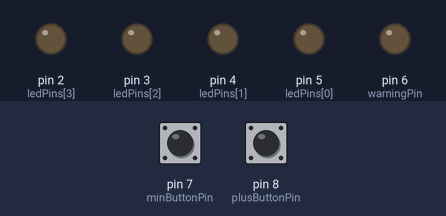
This sketch was run on a simulated Arduino Uno, built with avr-gcc and run on an emulated ATmega328P. On the bench: output pins drawn as LEDs (lit = HIGH). Inputs (shaded band) come from the test bench; at power-on: pin 7 (minButtonPin) LOW, pin 8 (plusButtonPin) LOW. What the sketch prints to the serial monitor is not drawn.

Above: at 1.2 s.
1.3 s: pin 7 (minButtonPin) pulled HIGH for 0.15 s
At 2.4 s:
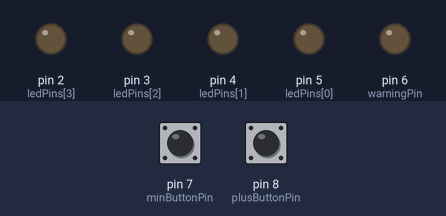
2.9 s: pin 8 (plusButtonPin) pulled HIGH for 3.2 s
At 4.1 s:
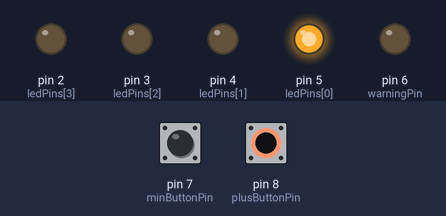
7.6 s: pin 8 (plusButtonPin) pulled HIGH for 0.15 s
At 8.8 s:
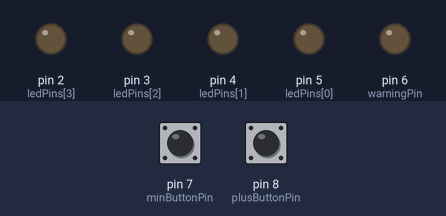
9.2 s: pin 8 (plusButtonPin) pulled HIGH for 1 s
At 10.3 s:
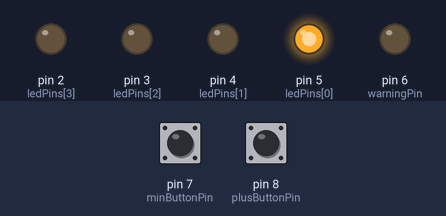
Timing chart, 0 to 12.2 s (numbered marks = the images above; inputs shaded):
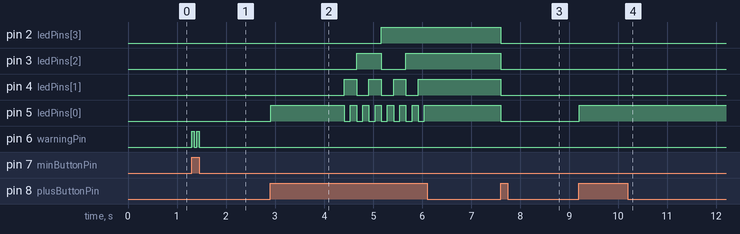

The sketch:

binaryCounter.ino
```cpp
//pin assignments
const int ledPins[4] = {5,4,3,2};
const int warningPin = 6;
const int plusButtonPin = 8;
const int minButtonPin = 7;

//misc variable declaration
int decCounter = 0;
bool down1 = false;
bool down2 = false;
int plusButtonState = 0;
int minButtonState = 0;
bool binCounter[4];
int temp = decCounter;
int index = 0;
const int holdTime = 1500;

bool plusHold = false;
unsigned long plusTime1;
unsigned long plusTime2;

bool minHold = false;
unsigned long minTime1;
unsigned long minTime2;

void setZero(){ //reset LEDs
  for (int i = 0; i < 4; i++) {
    binCounter[i] = 0;
  }
}

void updateCounter(){ //update LEDs based on decCounter
  setZero();

  temp = decCounter;
  index = 0;
  while (temp>0){
    binCounter[index] = temp%2;
    temp /= 2;
    index++;
  }
  for (int i = 0;i<4;i++){
    digitalWrite(ledPins[i], binCounter[i] ? HIGH : LOW);
  }
}

void minCounter(){
  if (decCounter<1){
    for(int i = 0; i<2; i++){
      digitalWrite(warningPin, HIGH);
      delay(50);
      digitalWrite(warningPin, LOW);
      delay(50);
    }
  }
  else{
    decCounter--;
  }
  updateCounter();
}

void plusCounter(){
  if (decCounter == 15){
      decCounter = 0;
    }
    else{
      decCounter++;
    }
    updateCounter();
}


void setup() {
  Serial.begin(9600);
  pinMode(plusButtonPin, INPUT);
  pinMode(minButtonPin, INPUT);
  for (int i = 0; i<4; i++){
    pinMode(ledPins[i], OUTPUT);
  }
  pinMode(warningPin, OUTPUT);
  setZero();
}

void loop() {
  Serial.print(decCounter);
  plusButtonState = digitalRead(plusButtonPin);
  minButtonState = digitalRead(minButtonPin);

  //increasing
  if (plusButtonState == HIGH) { // && down1==false
    minTime1 = 0;
    if (plusTime1 == 0){
      plusCounter();
      plusTime1 = millis();
    }
    plusTime2 = millis();

    if (plusTime2-plusTime1>= holdTime && (plusTime2-plusTime1)%125 <= 24){
      plusCounter();
    }
  }
  else{
    plusTime1 = 0;
  }

  // decreasing
  if (minButtonState == HIGH) { // && down1==false
    plusTime1 = 0;
    if (minTime1 == 0){
      minCounter();
      minTime1 = millis();
    }
    minTime2 = millis();

    if (minTime2-minTime1>= holdTime && (minTime2-minTime1)%200 <= 24){
      minCounter();
    }
  }
  else{
    minTime1 = 0;
  }
  delay(25);
}
```

Measured:
- after the input at 1.3 s, pin 6 (warningPin): alternates HIGH for 0.05 s and LOW for 0.05 s, 4 changes in all, then stays LOW, starting at once
- after the input at 2.9 s, pin 2 (ledPins[3]): LOW → HIGH after 2.3 s; pin 3 (ledPins[2]): LOW → HIGH after 1.8 s, → LOW 0.50 s later, → HIGH 0.50 s later
- after the input at 7.6 s, pin 2 (ledPins[3]), pin 3 (ledPins[2]), pin 4 (ledPins[1]), pin 5 (ledPins[0]): HIGH → LOW at once
- after the input at 9.2 s, pin 5 (ledPins[0]): LOW → HIGH at once
